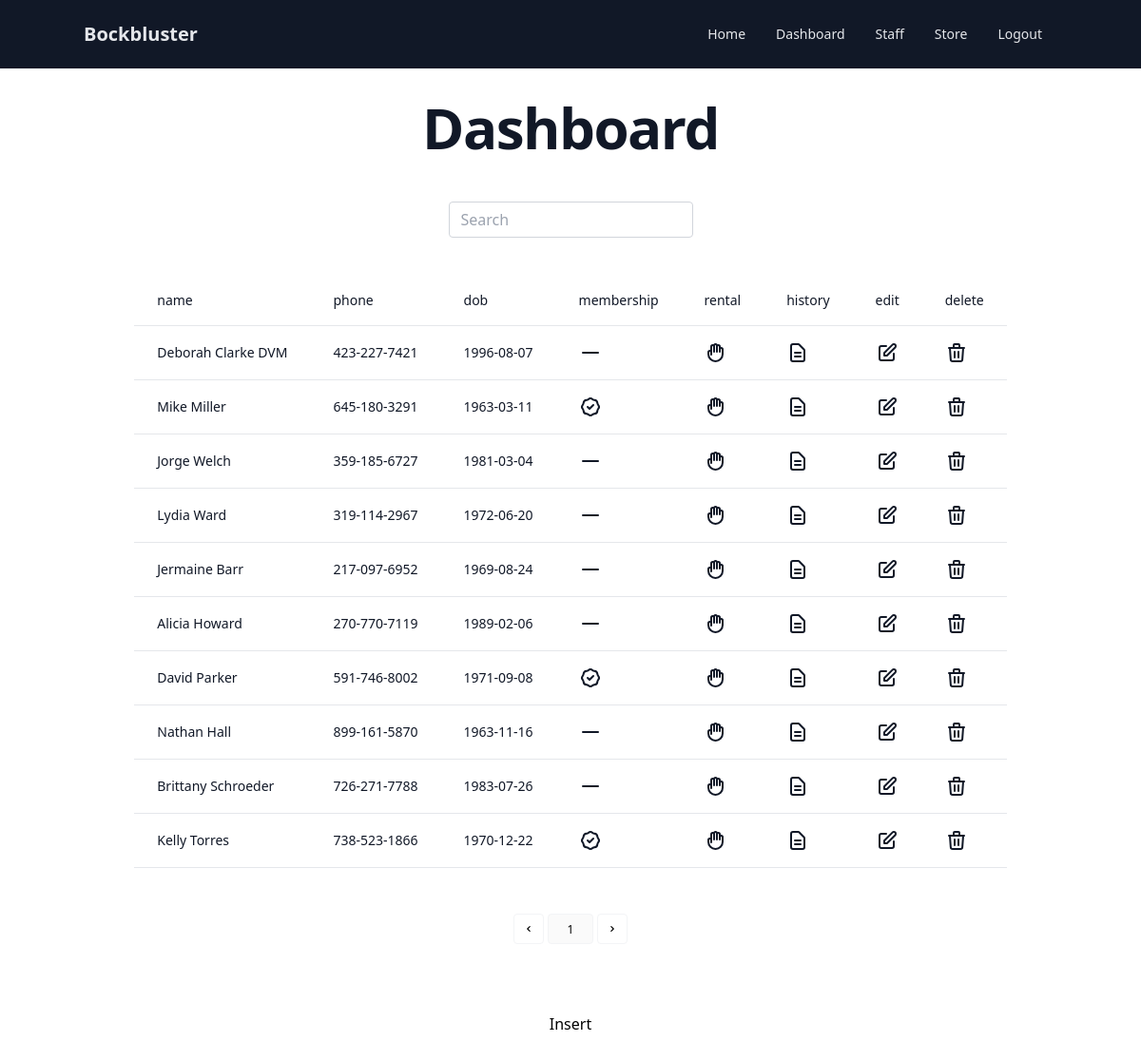
Screenshot of /dashboard.php (signed in) with the database file from the repository.
### tables this page shows
create table CUSTOMER(
    CID int auto_increment,
    name varchar(100),
    email varchar(100),
    address varchar(100),
    phone varchar(20),
    dob date,
    membership boolean,
    primary key (CID)
);

### compatibility/fetch.php (called while the page is built)
<?php
    function get($statement)
    {
        $collection = array();
        $count = $statement->num_rows;
        if ($count > 0)
        {
            while ($row = fetch($statement))
            {
                array_push($collection, $row);
            }
            $count = count($collection);
            if ($count > 0)
                return $collection;
            return null;
        }
        return null;
    }
    function fetch($statement)
    {
        if ($statement->num_rows > 0)
        {
            $metadata = $statement->result_metadata();
            $result = array();
            $parameters = array();
            while ($field = $metadata->fetch_field())
            {
                $parameters[] = &$result[$field->name];
            }
            call_user_func_array(
                array($statement, "bind_result"),
                $parameters
            );
            $row = $statement->fetch();
            if ($row)
                return $result;
        }
        return null;
    }
?>

### get_customer.php (the view, shortened to what this page needs)
<?php $row = isset($customers) ?>
<?php if ($row): ?>
    <?php foreach($customers as $customer): ?>
        <tr class="bg-white border-b">
            <td class="text-sm text-gray-900 font-light px-6 py-4 whitespace-nowrap"><?= $customer["name"]; ?></td>
            <td class="text-sm text-gray-900 font-light px-6 py-4 whitespace-nowrap"><?= $customer["phone"]; ?></td>
            <td class="text-sm text-gray-900 font-light px-6 py-4 whitespace-nowrap"><?= $customer["dob"]; ?></td>
            <?php if ($customer["membership"]): ?>
                <td class="text-sm text-gray-900 font-light px-6 py-4 whitespace-nowrap"></td>
            <?php else: ?>
                <td class="text-sm text-gray-900 font-light px-6 py-4 whitespace-nowrap"><svg class="w-6 h-6" fill="none" stroke="currentColor" viewBox="0 0 24 24" xmlns="http://www.w3.org/2000/svg"><path stroke-linecap="round" stroke-linejoin="round" stroke-width="2" d="M20 12H4"></path></svg></td>
            <?php endif; ?>
            <td class="text-sm text-gray-900 font-light px-6 py-4 whitespace-nowrap"><a href="insert_rental_form.php?CID=<?= $customer["CID"]; ?>"></a></td>
            <td class="text-sm text-gray-900 font-light px-6 py-4 whitespace-nowrap"><a href="rental_history.php?CID=<?= $customer["CID"]; ?>"><svg class="w-6 h-6" fill="none" stroke="currentColor" viewBox="0 0 24 24" xmlns="http://www.w3.org/2000/svg"><path stroke-linecap="round" stroke-linejoin="round" stroke-width="2" d="M9 12h6m-6 4h6m2 5H7a2 2 0 01-2-2V5a2 2 0 012-2h5.586a1 1 0 01.707.293l5.414 5.414a1 1 0 01.293.707V19a2 2 0 01-2 2z"></path></svg></td>
            <td class="text-sm text-gray-900 font-light px-6 py-4 whitespace-nowrap"><a href="update_customer_form.php?CID=<?= $customer["CID"]; ?>"><svg class="w-6 h-6" fill="none" stroke="currentColor" viewBox="0 0 24 24" xmlns="http://www.w3.org/2000/svg"><path stroke-linecap="round" stroke-linejoin="round" stroke-width="2" d="M11 5H6a2 2 0 00-2 2v11a2 2 0 002 2h11a2 2 0 002-2v-5m-1.414-9.414a2 2 0 112.828 2.828L11.828 15H9v-2.828l8.586-8.586z"></path></svg></a></td>
            <td class="text-sm text-gray-900 font-light px-6 py-4 whitespace-nowrap"><a href="delete_customer.php?CID=<?= $customer["CID"]; ?>"></a></td>
        </tr>
    <?php endforeach; ?>
<?php else: ?>
    <div>
        <td class="text-sm text-gray-900 font-light px-6 py-4 whitespace-nowrap">No customer(s) found.</td>
    </div>
<?php endif; ?>

### component/head.php (shortened to what this page needs)
<!DOCTYPE html>
    <html lang="en">
    <head>
        <script src="https://cdn.tailwindcss.com"></script>
        <link rel="stylesheet" type="text/css" href="css/index.css">
    </head>

### component/header.php
<?php include_once("component/head.php"); ?>
    <body>
        <header>
            <?php include_once("component/nav.php"); ?>
        </header>

### component/nav.php (shortened to what this page needs)
<?php $authorized = isset($_SESSION["ID"]); ?>
<nav class="border-gray-200 px-2 sm:px-4 py-2.5 bg-gray-900">
    <div class="container flex flex-wrap items-center justify-between mx-auto">
        <a href="index.php" class="flex items-center">
            <span class="self-center text-xl font-semibold whitespace-nowrap text-gray-200 hover:text-gray-400 active:text-gray-400">Bockbluster</span>
        </a>
        <div class="hidden w-full md:block md:w-auto" id="navbar-default">
            <ul class="flex flex-col p-4 mt-4 border border-gray-100 rounded-lg md:flex-row md:space-x-8 md:mt-0 md:text-sm md:font-medium md:border-0">
                <li>
                    <a href="index.php" class="block py-2 pl-3 pr-4 text-gray-200 hover:text-gray-400 active:text-gray-400 rounded md:p-0" aria-current="page">Home</a>
                </li>
                <?php if ($authorized): ?>
                    <li>
                        <a href="dashboard.php" class="block py-2 pl-3 pr-4 text-gray-200 hover:text-gray-400 active:text-gray-400 rounded md:p-0">Dashboard</a>
                    </li>
                    <li>
                        <a href="get_staff.php" class="block py-2 pl-3 pr-4 text-gray-200 hover:text-gray-400 active:text-gray-400 rounded md:p-0">Staff</a>
                    </li>
                    <li>
                        <a href="get_store.php" class="block py-2 pl-3 pr-4 text-gray-200 hover:text-gray-400 active:text-gray-400 rounded md:p-0">Store</a>
                    </li>
                    <li>
                        <a href="logout.php" class="block py-2 pl-3 pr-4 text-gray-200 hover:text-gray-400 active:text-gray-400 rounded md:p-0">Logout</a>
                    </li>
                <?php else: ?>
                    <li>
                        <a href="login.php" class="block py-2 pl-3 pr-4 text-gray-200 hover:text-gray-400 active:text-gray-400 rounded md:p-0">Login</a>
                    </li>
                <?php endif; ?>
            </ul>
        </div>
    </div>
</nav>

### dashboard.php (shortened to what this page needs)
<?php
    include_once "connection.php";
    include_once "component/header.php";
    include_once "compatibility/fetch.php";
    $limit = 10;
    $sql = "select * from CUSTOMER order by CID desc limit ?";
    $statement = $connection->prepare($sql);
    $statement->bind_param("s", $limit);
    $statement->execute();
    $statement->store_result();
    $customers = get($statement);
?>
<main>
    <h1 class="mt-8 mb-12 text-4xl font-extrabold tracking-tight leading-none text-gray-900 md:text-5xl lg:text-6xl">
        <a href="dashboard.php">Dashboard</a>
    </h1>
    <div class="flex justify-center">
        <div class="mb-8 xl:w-96">
            <input type="search" id="customer_search" placeholder="Search" class="form-control block w-full px-3 py-1.5 text-base font-normal text-gray-700 bg-white bg-clip-padding
            border border-solid border-gray-300 rounded transition ease-in-out m-0 focus:text-gray-700 focus:bg-white focus:border-blue-600 focus:outline-none">
        </div>
    </div>
    <div class="flex justify-evenly">
        <div class="overflow-x-auto sm:-mx-6 lg:-mx-8">
            <div class="py-2 inline-block min-w-full sm:px-6 lg:px-8">
                <div class="overflow-hidden">
                    <table id="customer" class="min-w-full">
                        <thead class="border-b">
                            <tr>
                                <th scope="col" class="text-sm font-medium text-gray-900 px-6 py-4 text-left">name</th>
                                <th scope="col" class="text-sm font-medium text-gray-900 px-6 py-4 text-left">phone</th>
                                <th scope="col" class="text-sm font-medium text-gray-900 px-6 py-4 text-left">dob</th>
                                <th scope="col" class="text-sm font-medium text-gray-900 px-6 py-4 text-left">membership</th>
                                <th scope="col" class="text-sm font-medium text-gray-900 px-6 py-4 text-left">rental</th>
                                <th scope="col" class="text-sm font-medium text-gray-900 px-6 py-4 text-left">history</th>
                                <th scope="col" class="text-sm font-medium text-gray-900 px-6 py-4 text-left">edit</th>
                                <th scope="col" class="text-sm font-medium text-gray-900 px-6 py-4 text-left">delete</th>
                            </tr>
                        </thead>
                        <tbody>
                            <?php include_once("get_customer.php"); ?>
                        </tbody>
                    </table>
                    <div class="inline-flex justify-center gap-1 min-w-full mb-8 mt-12">
                        <a href="#" id="previous_customer" class="inline-flex h-8 w-8 items-center justify-center rounded border border-gray-100">
                            <svg xmlns="http://www.w3.org/2000/svg" class="h-3 w-3" viewBox="0 0 20 20" fill="currentColor">
                                <path fill-rule="evenodd" d="M12.707 5.293a1 1 0 010 1.414L9.414 10l3.293 3.293a1 1 0 01-1.414 1.414l-4-4a1 1 0 010-1.414l4-4a1 1 0 011.414 0z" clip-rule="evenodd">
                            </svg>
                        </a>
                        <div>
                            <input type="number" id="counter" class="h-8 w-12 rounded border border-gray-100 p-0 text-center text-xs font-medium [-moz-appearance:_textfield] [&::-webkit-outer-spin-button]:m-0 [&::-webkit-outer-spin-button]:appearance-none [&::-webkit-inner-spin-button]:m-0 [&::-webkit-inner-spin-button]:appearance-none" value="1" readonly disabled>
                        </div>
                        <a href="#" id="next_customer" class="inline-flex h-8 w-8 items-center justify-center rounded border border-gray-100">
                            <svg xmlns="http://www.w3.org/2000/svg" class="h-3 w-3" viewBox="0 0 20 20" fill="currentColor">
                                <path fill-rule="evenodd" d="M7.293 14.707a1 1 0 010-1.414L10.586 10 7.293 6.707a1 1 0 011.414-1.414l4 4a1 1 0 010 1.414l-4 4a1 1 0 01-1.414 0z" clip-rule="evenodd">
                            </svg>
                        </a>
                    </div>
                </div>
            </div>
        </div>
    </div>
    <div class="flex space-x-2 justify-center mt-8 mb-24">
        <a href="insert_customer_form.php">Insert</a>
    </div>
</main>
<?php
    include_once("component/footer.php");
?>

### component/footer.php (shortened to what this page needs)
    </body>
</html>

### css/index.css (style rules this page uses)
h1 { text-align: center; }

### rows the page displays
customer: name "Deborah Clarke DVM", phone "423-227-7421", dob "1996-08-07", membership 0 (drawn)
customer: name "Mike Miller", phone "645-180-3291", dob "1963-03-11", membership 1 (drawn)
customer: name "Jorge Welch", phone "359-185-6727", dob "1981-03-04", membership 0 (drawn)
customer: name "Lydia Ward", phone "319-114-2967", dob "1972-06-20", membership 0 (drawn)
customer: name "Jermaine Barr", phone "217-097-6952", dob "1969-08-24", membership 0 (drawn)
customer: name "Alicia Howard", phone "270-770-7119", dob "1989-02-06", membership 0 (drawn)
customer: name "David Parker", phone "591-746-8002", dob "1971-09-08", membership 1 (drawn)
customer: name "Nathan Hall", phone "899-161-5870", dob "1963-11-16", membership 0 (drawn)
customer: name "Brittany Schroeder", phone "726-271-7788", dob "1983-07-26", membership 0 (drawn)
customer: name "Kelly Torres", phone "738-523-1866", dob "1970-12-22", membership 1 (drawn)
